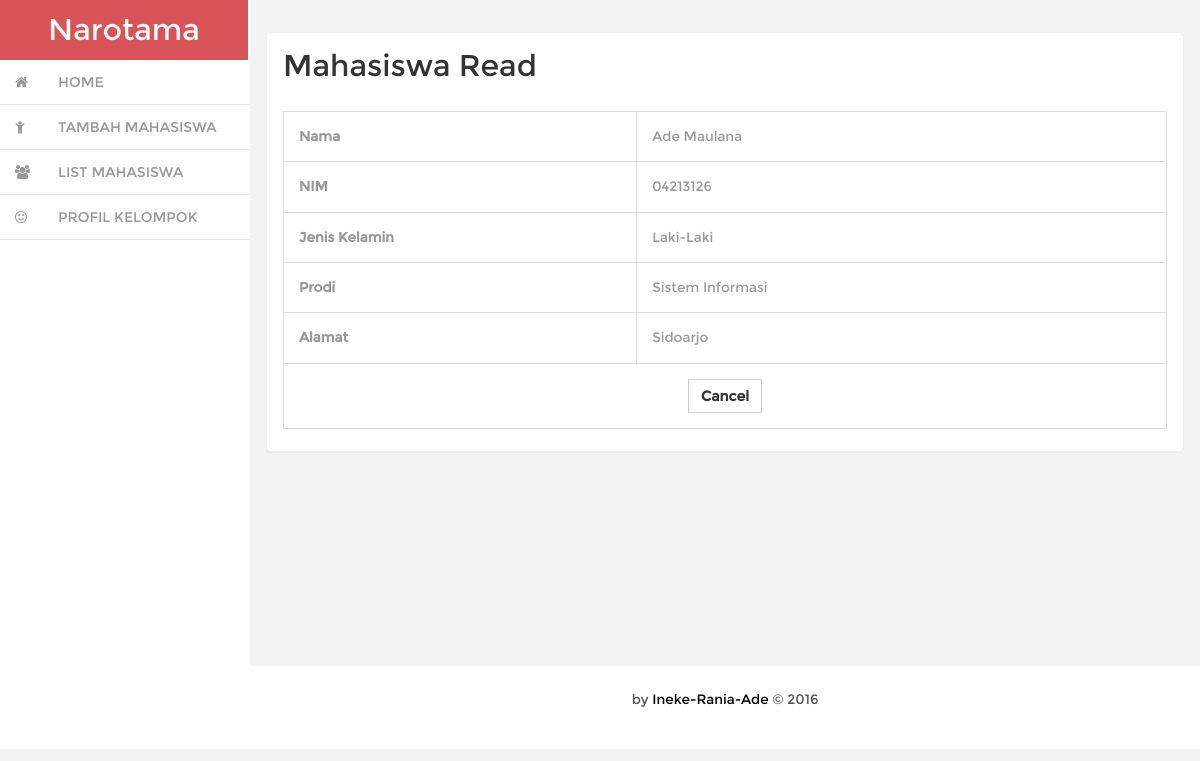
Page /index.php/mahasiswa/read/04213126 on the committed database.
### tables this page shows
CREATE TABLE IF NOT EXISTS `mahasiswa` (
  `nim` varchar(10) NOT NULL,
  `nama` varchar(50) NOT NULL,
  `jenis_kelamin` varchar(10) NOT NULL,
  `prodi` varchar(30) NOT NULL,
  `alamat` varchar(50) NOT NULL,
  PRIMARY KEY (`nim`)
);

### application/controllers/Mahasiswa.php (called while the page is built, shortened)
<?php
class Mahasiswa extends CI_Controller
{
    function __construct()
    {
        $this->load->model('Mahasiswa_model');
        $this->load->library('form_validation');
    }
    public function read($id)
    {
        $row = $this->Mahasiswa_model->get_by_id($id);
        if ($row) {
            $data = array(
                'nim' => $row->nim,
                'nama' => $row->nama,
                'jenis_kelamin' => $row->jenis_kelamin,
                'prodi' => $row->prodi,
                'alamat' => $row->alamat,
                );
            $this->load->view('mahasiswa/mahasiswa_read', $data);
        } else {
            $this->session->set_flashdata('message', 'Record Not Found');
            redirect(site_url('Mahasiswa'));
        }
    }
}

### index.php (called while the page is built, shortened)
<?php
require_once BASEPATH.'core/CodeIgniter.php';

### application/models/Mahasiswa_model.php (called while the page is built, shortened)
<?php
class Mahasiswa_model extends CI_Model
{
    public $table = 'mahasiswa';
    public $id = 'nim';
    function get_by_id($id)
    {
        $this->db->where($this->id, $id);
        return $this->db->get($this->table)->row();
    }
}

### application/views/mahasiswa/mahasiswa_read.php (the view, shortened to what this page needs)
<link rel="stylesheet" href="<?php echo base_url('assets/css/bootstrap.min.css');?>"/>
<div class="blank">
    <div class="blank-page">
        <h2 style="margin-top:0px">Mahasiswa Read</h2>
        <p><br /></p>
        <table class="table table-bordered" style="margin-bottom: 6px">
    	    <tr><th width="20%">Nama</th><td width="30%"><?php echo $nama; ?></td></tr>
            <tr><th>NIM</th><td><?php echo $nim; ?></td></tr>
    	    <tr><th>Jenis Kelamin</th><td><?php echo $jenis_kelamin; ?></td></tr>
    	    <tr><th>Prodi</th><td><?php echo $prodi; ?></td></tr>
    	    <tr><th>Alamat</th><td><?php echo $alamat; ?></td></tr>
            <tr><td colspan="2" align="center"><a href="<?php echo site_url('mahasiswa') ?>" class="btn btn-default"><b>Cancel</b></a></td></tr>
    	</table>
   </div>
</div>

### assets/css/style.css (style rules this page uses)
h4, h5, h6, h1, h2, h3 { margin: 0; }
p { margin: 0; }
html, body { font-family:'Montserrat-Regular'; font-size: 100%; background:#F3F3F4; overflow-x: hidden; }
body a { transition:0.5s all; -webkit-transition:0.5s all; -moz-transition:0.5s all; -o-transition:0.5s all; -ms-transition:0.5s all; }
.blank { padding: 1em; min-height: 650px; }
.blank-page { padding: 1em; background: #fff; border: 1px solid #ebeff6; border-radius: 4px; -webkit-border-radius: 4px; -o-border-radius: 4px; -moz-border-radius: 4px; -ms-border-radius: 4px; -webkit-box-shadow: 0 1px 1px rgba(0,0,0,.05); box-shadow: 0 1px 1px rgba(0,0,0,.05); }
.blank-page p { font-size: 0.9em; color: #999; line-height: 2em; font-family: 'Muli-Regular'; }
.btn { border-radius: 0px; outline: none; }
.table td, .table>tbody>tr>td, .table>tbody>tr>th, .table>tfoot>tr>td, .table>tfoot>tr>th, .table>thead>tr>td, .table>thead>tr>th { padding: 15px !important; font-size: 0.85em; color: #999; border-top: none !important; }
.table { margin-bottom: 0; }

### rows in the picture
mahasiswa: nama "Ade Maulana", nim "04213126", jenis_kelamin "Laki-Laki", prodi "Sistem Informasi", alamat "Sidoarjo"
